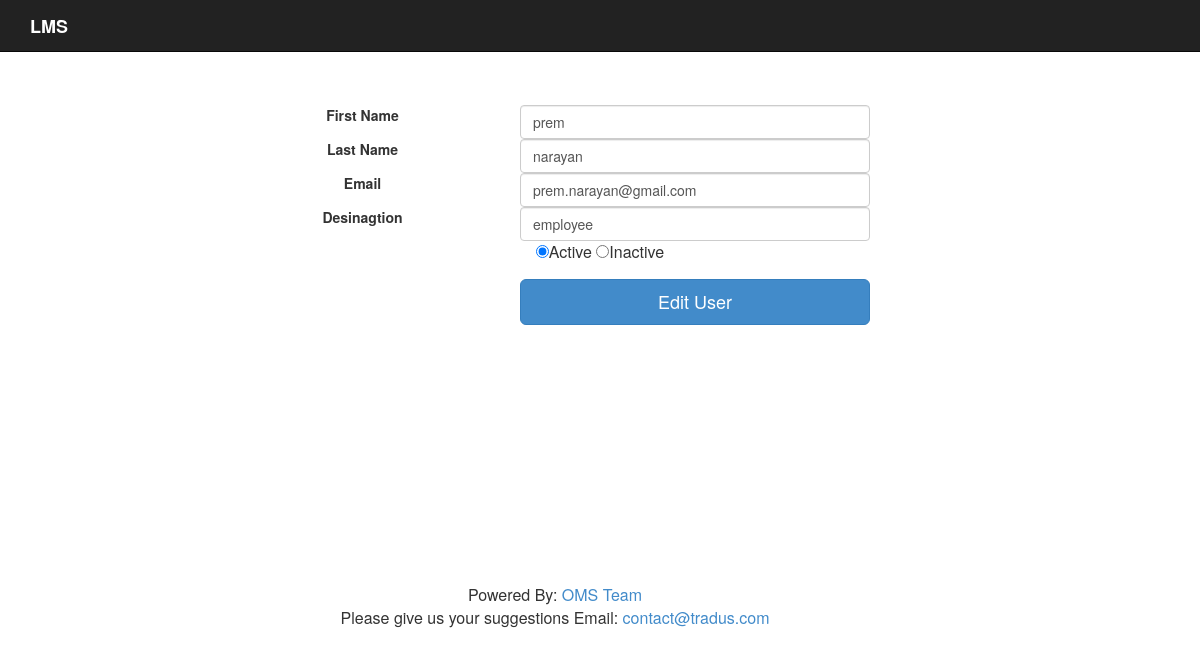
The page /index.php/admin_users/edituser?emp_id=101 on the database its author committed.
### tables this page shows
CREATE TABLE IF NOT EXISTS `users` (
  `emp_id` int(11) NOT NULL,
  `firstname` varchar(20) NOT NULL,
  `lastname` varchar(20) NOT NULL,
  `password` varchar(50) NOT NULL,
  `email` varchar(30) NOT NULL,
  `is_active` tinyint(1) NOT NULL,
  `designation` varchar(50) NOT NULL,
  PRIMARY KEY (`emp_id`),
  UNIQUE KEY `email` (`email`)
);

### application/libraries/Layout.php (called while the page is built, shortened)
<?php
class Layout {
    var $obj;
    var $layout;
    var $title;
    function __construct() {
        $this->obj = & get_instance();
    }
    function setLayout($layout) {
        $this->layout = $layout;
    }
    function setTitle($title) {
        $this->title = $title;
    }
    function view($view, $data = null, $return = false) {
        $loadedData = array();
        $loadedData['content_for_layout'] = $this->obj->load->view($view, $data, true);
        $loadedData['title'] = $this->title;
        if ($return) {
            $output = $this->obj->load->view($this->layout, $loadedData, true);
            return $output;
        } else {
            $this->obj->load->view($this->layout, $loadedData, false);
        }
    }
}
?>

### application/controllers/admin_users.php (called while the page is built, shortened)
<?php
class Admin_users extends App_controller  {
    public function edituser() {
        $empid = $this->input->get('emp_id');
        if (!empty($empid)) {
            $data["userdata"] = $this->users->get_userdata_by_id($empid);
            $this->layout->view('admin_users_edit', $data);
        }
    }
}

### index.php (called while the page is built, shortened)
<?php
require_once BASEPATH.'core/CodeIgniter.php';

### application/models/users.php (called while the page is built, shortened)
<?php
class users extends CI_Model {
    public function get_userdata_by_id($empid) {
        $q = array();
        if (!empty($empid)) {
            $this->db->where('emp_id', $empid);
            $q = $this->db->get('users');
        }
        return array_shift($q->result_array());
    }
}
?>

### application/views/admin_users_edit.php (the view, shortened to what this page needs)
<?php
echo form_open("admin_users/edituser");
?>
<form class="form-horizontal" role="form"  >
  <div class="row">
   <div class="form-group">
   <div class="col-sm-2 "></div>
    <label for="emp_id" class="col-lg-3 control-label"></label>
    <div class="col-lg-4">
    </div>
    </div>
     </div>
     <div class="row">
   <div class="form-group">
   <div class="col-sm-2 "></div>
    <label for="firstname" class="col-lg-3 control-label">First Name</label>
    <div class="col-lg-4">
     <input type="text" name="firstname" class="form-control"  value="<?= $userdata['firstname'] ?>">
    </div>
    </div>
     </div>
     <div class="row">
   <div class="form-group">
   <div class="col-sm-2 "></div>
    <label for="lastname" class="col-lg-3 control-label">Last Name</label>
    <div class="col-lg-4">
     <input type="text" name="lastname" class="form-control"  value="<?= $userdata['lastname'] ?>">
    </div>
    </div>
     </div>
     <div class="row">
   <div class="form-group">
   <div class="col-sm-2 "></div>
    <label for="email" class="col-lg-3 control-label">Email</label>
    <div class="col-lg-4">
     <input type="text" name="email" class="form-control"  value="<?= $userdata['email'] ?>">
    </div>
    </div>
     </div>
    <div class="row">
   <div class="form-group">
   <div class="col-sm-2 "></div>
    <label for="desinagtion" class="col-lg-3 control-label">Desinagtion</label>
    <div class="col-lg-4">
     <input type="text" name="designation" class="form-control"  value="<?= $userdata['designation'] ?>">
    </div>
    </div>
     </div>
       <div class="row">
             <div class="form-group">
      <div class="col-sm-4"></div>
       <div class="col-lg-4">
     <input type="radio" name="is_active" <?= ($userdata['is_active']) ? "checked" : "" ?> value="1"><font size="3">Active
     <input type="radio" name="is_active" <?= (!$userdata['is_active']) ? "checked" : "" ?> value="0"><font size="3">Inactive
    </div>
      </div>
  <br>
     <div class="col-lg-5"></div>
     <div class="col-lg-4">
      <input type="submit" name="submit" value="Edit User" class="btn btn-lg btn-primary btn-block" >
    </div>
    </form>

### rows shown on the page
users: firstname "prem", lastname "narayan", email "prem.narayan@gmail.com", designation "employee", is_active "☑"
